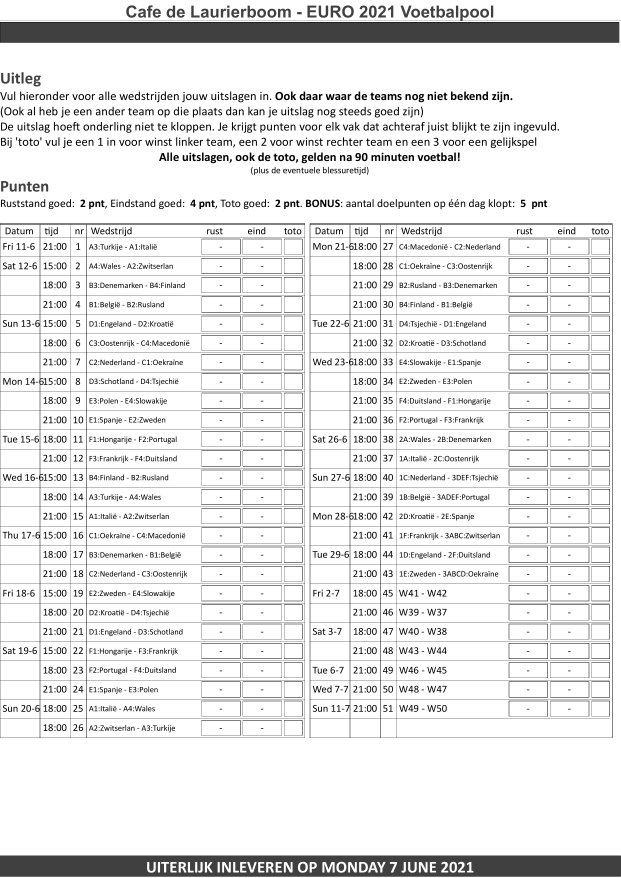
#> input picture pool-form-back-1.png, 2481 x 3509 px (shown at 1/4 size)
$ python main.py --image pool-form-back-1.png
#> lines starting #> are read from the running program, lines starting #| are printed output that depends on the picture; after the words box and inside, x2 and y2 are one past the last pixel; in counts of white or black regions, pixels touching at a corner belong together
### lib.py
###
# Following tutorial at https://www.pyimagesearch.com/2020/08/31/image-alignment-and-registration-with-opencv/
###

import numpy as np
import imutils
import cv2
import logging as log
import os

log.basicConfig(level=os.environ.get("LOG_LEVEL", "INFO").upper())

def align_images(image, template, max_features=500, keep_percent=0.2, debug=False):
    image_gray    = cv2.cvtColor(image, cv2.COLOR_BGR2GRAY)
    template_gray = cv2.cvtColor(template, cv2.COLOR_BGR2GRAY)

    log.debug("ORB_create")
    orb = cv2.ORB_create(max_features)

    log.debug("detectAndCompute")
    (keypoints_a, descriptors_a) = orb.detectAndCompute(image_gray, None)
    (keypoints_b, descriptors_b) = orb.detectAndCompute(template_gray, None)

    log.debug("DescriptorMatcher_create")
    method = cv2.DESCRIPTOR_MATCHER_BRUTEFORCE_HAMMING
    matcher = cv2.DescriptorMatcher_create(method)
    log.debug("matcher.match")
    matches = matcher.match(descriptors_a, descriptors_b, None)

    log.debug("sorting")
    matches = sorted(matches, key=lambda x: x.distance)

    keep = int(len(matches) * keep_percent)
    log.debug(f"Keeping {keep} matches")
    matches = matches[:keep]

    if debug is True:
        log.debug("rendering debug image")
        debug_img = cv2.drawMatches(image, keypoints_a, template, keypoints_b, matches, None)
        debug_img = imutils.resize(debug_img, width=1000)
        cv2.imshow("Matched keypoints", debug_img)
        cv2.waitKey(0)

    # allocate memory for the keypoints (x, y)-coordinates from the
    # top matches -- we'll use these coordinates to compute our
    # homography matrix
    log.debug("allocating memory")
    points_a = np.zeros((len(matches), 2), dtype="float")
    points_b = np.zeros((len(matches), 2), dtype="float")

    # loop over the top matches
    for (i, m) in enumerate(matches):
        # indicate that the two keypoints in the respective images
        # map to each other
        points_a[i] = keypoints_a[m.queryIdx].pt
        points_b[i] = keypoints_b[m.trainIdx].pt

    # compute the homography matrix between the two sets of matched
    # points
    log.debug("findHomography")
    (H, mask) = cv2.findHomography(points_a, points_b, method=cv2.RANSAC)
    # use the homography matrix to align the images
    (h, w) = template.shape[:2]
    log.debug("warpPerspective")
    aligned = cv2.warpPerspective(image, H, (w, h))
    # return the aligned image

    log.debug("done!")
    return aligned

def crop(image, bounds, ratio_crop=False):
    log.debug(f"crop() {image.shape}")
    [ tl, br ] = bounds
    width = image.shape[1]
    height = image.shape[0]
    if ratio_crop:
        tl[0] = int(tl[0] * width)
        tl[1] = int(tl[1] * height)
        br[0] = int(br[0] * width)
        br[1] = int(br[1] * height)

    # [rows, columns]
    return image[tl[1]:br[1], tl[0]:br[0]]

def crop_back(back_image, debug=False):
    image = back_image.copy()

    left_table_coords = [[.318, .270], [0.492, .843]]
    right_table_coords = [[.819, .270], [0.992, .843]]

    left_table = crop(image, left_table_coords, ratio_crop=True)
    right_table = crop(image, right_table_coords, ratio_crop=True)

    if debug is True:
        stacked = np.hstack([left_table, right_table])
        cv2.imshow("cropped", stacked)
        cv2.waitKey(0)

    return dict(
        left=left_table,
        right=right_table,
    )

def find_rects(image, debug=False):
    img_gray = cv2.cvtColor(image.copy(), cv2.COLOR_BGR2GRAY)

    th, working_img = cv2.threshold(img_gray, 240, 255, cv2.THRESH_BINARY)
    working_img = 255 - working_img

    #  working_img=cv2.GaussianBlur(working_img, (3, 3), 1)

    contours, hierarchy = cv2.findContours(
        image=working_img,
        mode=cv2.RETR_TREE,
        method=cv2.CHAIN_APPROX_SIMPLE
    )

    rects = []
    for c in contours:
        perimeter = cv2.arcLength(c, True)
        approximation = cv2.approxPolyDP(c, 0.02 * perimeter, True)

        x, y, w, h = cv2.boundingRect(approximation)
        rects.append((x, y, w, h))

    return rects

MIN_ROW_HEIGHT_PX = 48
MAX_ROW_HEIGHT_PX = 75

MIN_STANCE_WIDTH_PX = 135
MAX_STANCE_WIDTH_PC = 165

MIN_TOTO_WIDTH_PX = 63
MAX_TOTO_WIDTH_PX = 82

FIRST_HALF_MAX_X_THRESHOLD_PX = 30
TOTO_MIN_X_THRESHOLD_PX = 320

def find_stances_and_toto(image, debug=False):
    log.debug(f"MIN_ROW_HEIGHT_PX {MIN_ROW_HEIGHT_PX}")
    log.debug(f"MAX_ROW_HEIGHT_PX {MAX_ROW_HEIGHT_PX}")

    rects = find_rects(image, debug=False)

    first_half = []
    second_half = []
    toto = []
    all_rects = []
    for (x, y, w, h) in rects:
        # If the rect is too high don't do anything
        if h < MIN_ROW_HEIGHT_PX or h > MAX_ROW_HEIGHT_PX: continue

        r = [x, y, x + w, y + h]

        all_rects.append(r)

        if w > MIN_STANCE_WIDTH_PX and w < MAX_STANCE_WIDTH_PC:
            if x < FIRST_HALF_MAX_X_THRESHOLD_PX:
                log.debug('found first half')
                first_half.append(r)
                continue

            log.debug('found second half')
            second_half.append(r)
            continue

        elif w > MIN_TOTO_WIDTH_PX and w < MAX_TOTO_WIDTH_PX and x > TOTO_MIN_X_THRESHOLD_PX:
            log.debug('found toto')
            toto.append(r)
            continue

        log.warn(f"found nothing for {r}")

    print('all_rects', all_rects)
    print('first_half', first_half)
    print('toto', toto)


    if debug is True:
        debug_image = image.copy()
        #  debug_image = image.copy()
        for r in first_half:
           cv2.rectangle(debug_image, (r[0], r[1]), (r[2], r[3]), (255, 0, 0), 3)
        for r in second_half:
           cv2.rectangle(debug_image, (r[0], r[1]), (r[2], r[3]), (0, 255, 0), 3)
        for r in toto:
           cv2.rectangle(debug_image, (r[0], r[1]), (r[2], r[3]), (0, 0, 255), 3)

        cv2.imshow("rects", debug_image)
        cv2.waitKey(0)

def process_back(image, debug=False):
    template = cv2.imread("./pool-form-back-1.png")
    aligned = align_images(image, template, debug=False)

    back = crop_back(aligned, debug=False)

    find_stances_and_toto(back["left"], debug=True)
    find_stances_and_toto(back["right"], debug=True)


def parse_front():
    log.debug("parse_front")

### main.py
# import the necessary packages
from lib import align_images, crop_back, find_rects, process_back
import numpy as np
import argparse
import imutils
import cv2
import logging as log
import os

log.basicConfig(level=os.environ.get("LOG_LEVEL", "INFO").upper())

# construct the argument parser and parse the arguments
ap = argparse.ArgumentParser()
ap.add_argument("-i", "--image", required=True,
	help="path to input image that we'll align to template")
args = vars(ap.parse_args())
log.debug('args', args)

# load the input image and template from disk
log.debug("[INFO] loading images...")
image = cv2.imread(args["image"])
#> image is the input picture: shape (3509, 2481, 3); min 0, max 255, mean 230.6

# align the images
process_back(image, debug=True)
#> in align_images, `(keypoints_a, descriptors_a) = orb.detectAndCompute(image_gray, None)`: keypoints_a = 603 keypoints; strongest (x, y, size): (2038, 1805, 31), (2038, 2498, 31), (2038, 2036, 31), (2038, 1343, 31)
#> in align_images, `(keypoints_b, descriptors_b) = orb.detectAndCompute(template_gray, None)`: keypoints_b has the same summary as keypoints_a
#> in align_images, `matches = matcher.match(descriptors_a, descriptors_b, None)`: matches = 603 matches
#> in align_images, `keep = int(len(matches) * keep_percent)`: keep = 120
#> in align_images, `matches = matches[:keep]`: matches = 120 matches
#> in align_images, `points_a = np.zeros((len(matches), 2), dtype="float")`: points_a = 120 pairs, first value 0 to 0, second value 0 to 0
#> the loop in align_images, `for (i, m) in enumerate(matches):` made 120 passes
#> after the loop in align_images, `for (i, m) in enumerate(matches):`: points_a = 120 pairs, first value 958 to 2436, second value 958 to 2806; points_b = 120 pairs, first value 958 to 2436, second value 958 to 2036
#> in align_images, `(H, mask) = cv2.findHomography(points_a, points_b, method=cv2.RANSAC)`: H = [[2.04, -2.17, 958], [3.97, -4.23, 1862], [0.00213, -0.00227, 1]]; mask = 120 values, max 1 at index 6, min 0 at index 0, mean 0.142
#> in align_images, `aligned = cv2.warpPerspective(image, H, (w, h))`:
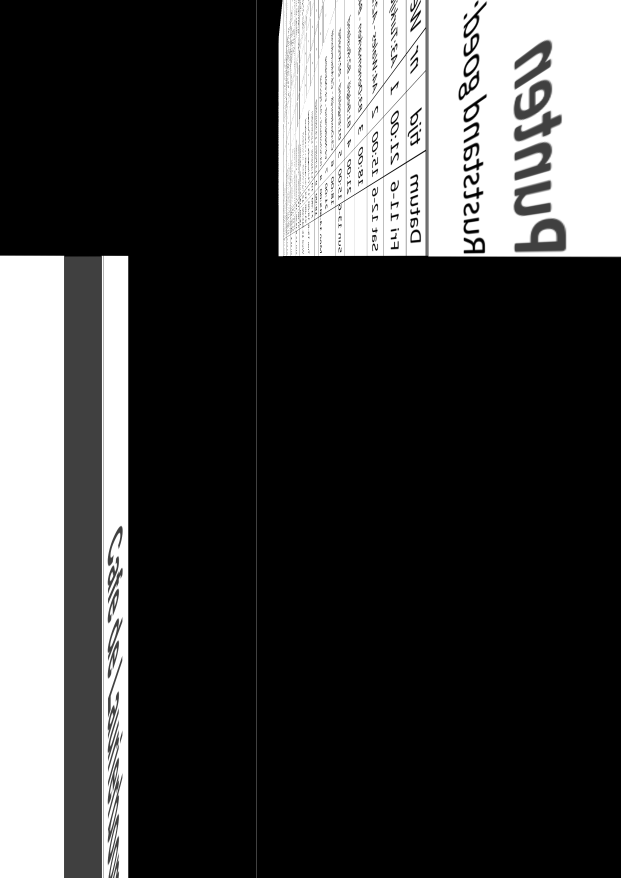
#> aligned: shape (3509, 2481, 3) (shown at 1/4 size); min 0, max 255, mean 65.3
#> in crop, `return image[tl[1]:br[1], tl[0]:br[0]]`:
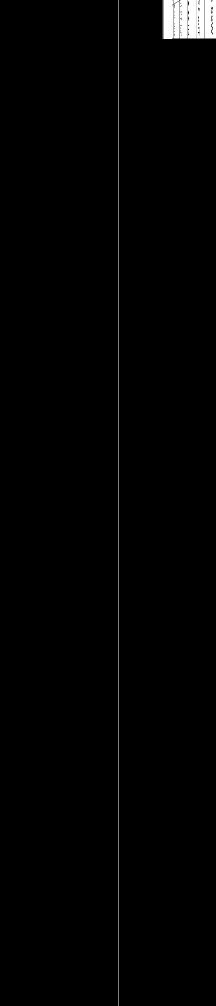
#> returned value: shape (2011, 432, 3) (shown at 1/2 size); min 0, max 255, mean 2.8
#> call 2 of crop, with ratio_crop = True
#> in crop (call 2), `return image[tl[1]:br[1], tl[0]:br[0]]`:
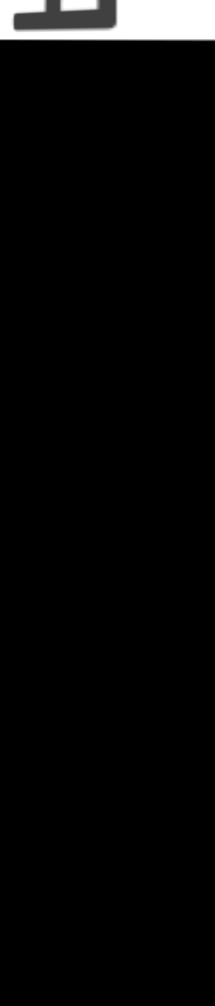
#> returned value: shape (2011, 430, 3) (shown at 1/2 size); min 0, max 255, mean 8.1
#> in process_back, `back = crop_back(aligned, debug=False)`: back = 2 items
#> in find_rects, `th, working_img = cv2.threshold(img_gray, 240, 255, cv2.THRESH_BINARY)`:
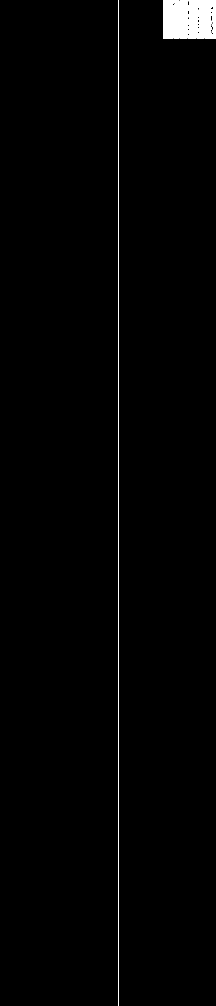
#> working_img: shape (2011, 432) (shown at 1/2 size); 1.1% white; 8 white regions (1 under 20 px), largest, box (x1, y1, x2, y2) and area: (236, 0, 237, 2011) 2011, (410, 0, 432, 77) 1563, (327, 0, 347, 78) 1552
#> in find_rects, `working_img = 255 - working_img`:
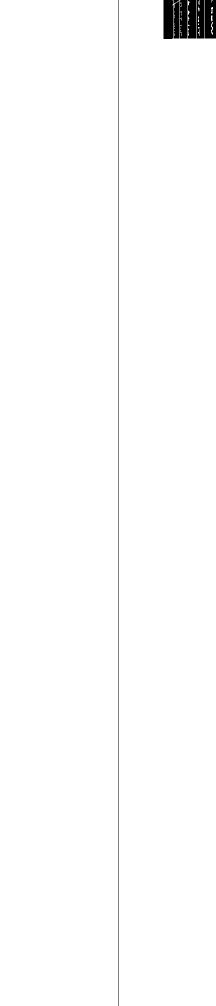
#> working_img: shape (2011, 432) (shown at 1/2 size); 98.9% white; 8 black regions (1 under 20 px)
#> in find_rects, `contours, hierarchy = cv2.findContours( image=working_img, mode=cv2.RE..`: contours = 40 contours, 35 with area under 20; largest, box (x1, y1, x2, y2) and area: (0, 0, 236, 2011) 472350, (237, 0, 432, 2011) 382723, (347, 1, 360, 78) 870, (422, 44, 426, 70) 26, (422, 14, 426, 28) 26
#> the loop in find_rects, `for c in contours:` made 40 passes
#> (perimeter, approximation, x, y, w, h) on passes 1, 2, 4, 6, 7, 8, 9, 11, 17, 18: (6, [[362, 68], [362, 71]], 362, 68, 1, 4), (5.41, [[361, 64], [361, 65], [362, 66], [362, 64]], 361, 64, 2, 3), (4, [[361, 60], [361, 62]], 361, 60, 1, 3), (6.83, [[377, 57], [376, 58], [376, 60], [377, 59]], 376, 57, 2, 4), (2, [[361, 55], [361, 56]], 361, 55, 1, 2), (8, [[396, 54], [396, 56], [398, 56], [398, 54]], 396, 54, 3, 3), (4, [[361, 50], [361, 51], [362, 51], [362, 50]], 361, 50, 2, 2), (6, [[396, 47], [396, 49], [397, 49], [397, 47]], 396, 47, 2, 3), (6, [[362, 27], [362, 30]], 362, 27, 1, 4), (6.83, [[362, 22], [361, 23], [361, 24], [362, 25]], 361, 22, 2, 4)
#> (perimeter, x, y, w, h) on passes 3, 5, 10, 12, 13, 14: (15.41, 376, 63, 2, 8), (26.83, 396, 59, 3, 13), (6.83, 376, 49, 3, 3), (59.11, 422, 44, 4, 26), (10.83, 361, 35, 2, 6), (22.83, 396, 33, 2, 11)
#> after the loop in find_rects, `for c in contours:`: rects = 40 items, first 6: (362, 68, 1, 4), (361, 64, 2, 3), (376, 63, 2, 8), (361, 60, 1, 3), (396, 59, 3, 13), (376, 57, 2, 4)
#> the loop in find_stances_and_toto, `for (x, y, w, h) in rects: # If the rect is too high don't do anything` made 40 passes
#> (x, y, w, h) on passes 1 to 12: (362, 68, 1, 4), (361, 64, 2, 3), (376, 63, 2, 8), (361, 60, 1, 3), (396, 59, 3, 13), (376, 57, 2, 4), (361, 55, 1, 2), (396, 54, 3, 3), (361, 50, 2, 2), (376, 49, 3, 3), (396, 47, 2, 3), (422, 44, 4, 26)
#> after the loop in find_stances_and_toto, `for (x, y, w, h) in rects:`: all_rects = []
#| all_rects []
#| first_half []
#| toto []
#> call 2 of find_rects, with debug = False
#> in find_rects (call 2), `th, working_img = cv2.threshold(img_gray, 240, 255, cv2.THRESH_BINARY)`:
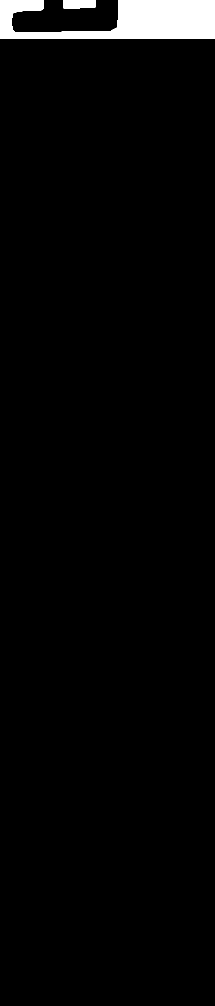
#> working_img: shape (2011, 430) (shown at 1/2 size); 2.6% white; 2 white regions, box (x1, y1, x2, y2) and area: (0, 0, 430, 78) 21628, (126, 0, 191, 18) 1071
#> in find_rects (call 2), `working_img = 255 - working_img`: working_img: shape (2011, 430); 97.4% white; 2 black regions
#> in find_rects (call 2), `contours, hierarchy = cv2.findContours( image=working_img, mode=cv2.RE..`: contours = 2 contours; box (x1, y1, x2, y2) and area: (0, 78, 430, 2011) 828828, (23, 0, 236, 65) 10564
#> the loop in find_rects (call 2), `for c in contours:` made 2 passes
#> (perimeter, approximation, x, y, w, h) on pass 1: (4722, [[0, 78], [0, 2010], [429, 2010], [429, 78]], 0, 78, 430, 1933)
#> (perimeter, x, y, w, h) on pass 2: (567.2, 23, 0, 213, 65)
#> after the loop in find_rects (call 2), `for c in contours:`: rects = [(0, 78, 430, 1933), (23, 0, 213, 65)]
#> the loop in find_stances_and_toto (call 2), `for (x, y, w, h) in rects: # If the rect is too high don't do anything` made 2 passes
#> (x, y, w, h, r) on pass 2: (23, 0, 213, 65, [23, 0, 236, 65])
#| all_rects [[23, 0, 236, 65]]
#| first_half []
#| toto []
